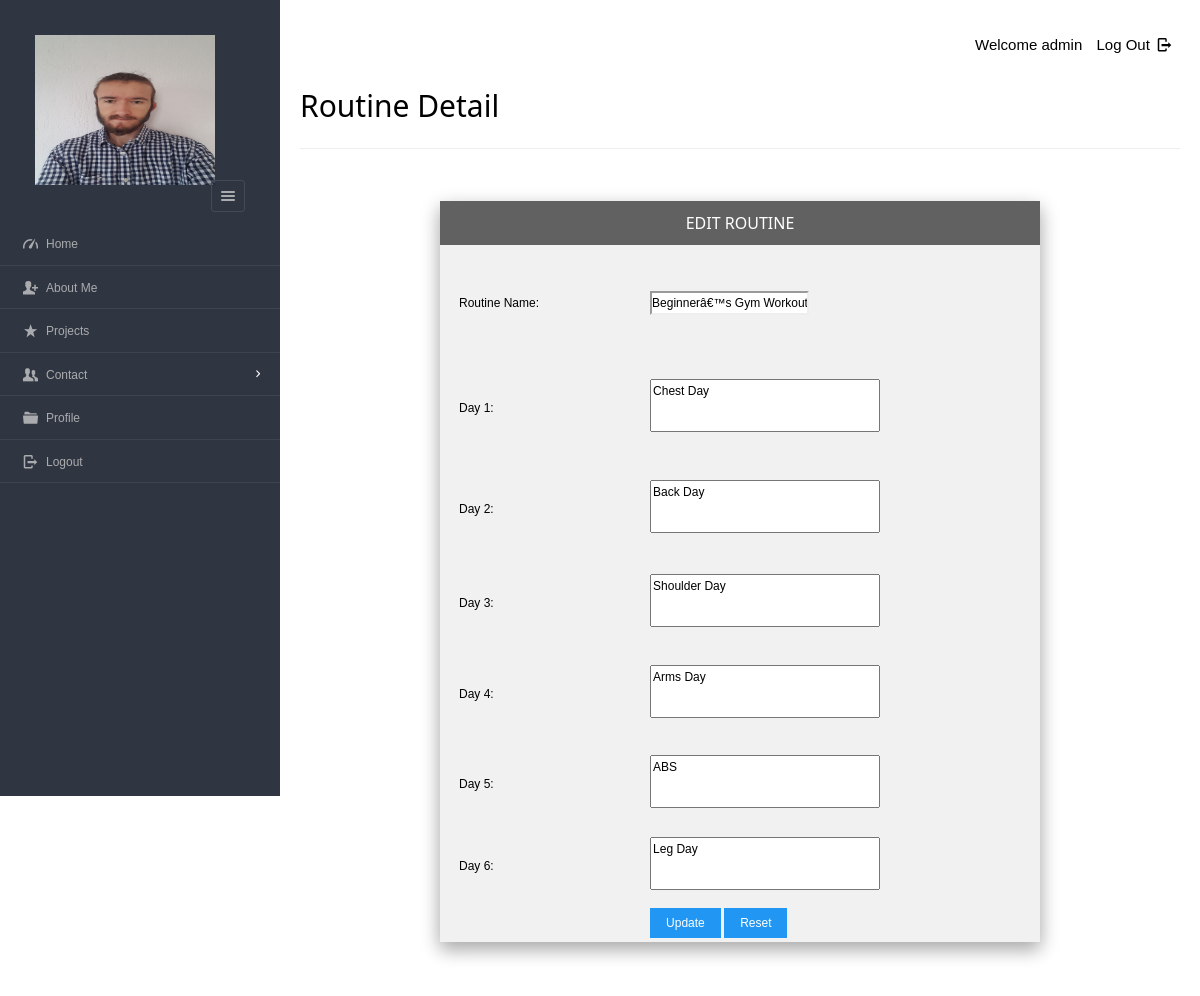
/dashboard/admin/editdetailroutine.php?id=1 (signed in), run on the app's committed database.
### tables this page shows
CREATE TABLE `timetable` (
  `tid` int(12) NOT NULL,
  `tname` varchar(45) DEFAULT NULL,
  `day1` varchar(200) DEFAULT NULL,
  `day2` varchar(200) DEFAULT NULL,
  `day3` varchar(200) DEFAULT NULL,
  `day4` varchar(200) DEFAULT NULL,
  `day5` varchar(200) DEFAULT NULL,
  `day6` varchar(200) DEFAULT NULL
);

### dashboard/admin/editdetailroutine.php (the view, shortened to what this page needs)
<?php
require '../../include/db_conn.php';
?>
<!DOCTYPE html>
<html lang="en">
<head>
    <link rel="stylesheet" href="../../css/style.css"  id="style-resource-5">
    <link rel="stylesheet" href="../../css/dashMain.css">
    <link rel="stylesheet" type="text/css" href="../../css/entypo.css">
	<link href="a1style.css" rel="stylesheet" type="text/css">
</head>
     <body class="page-body  page-fade" onload="collapseSidebar()">
    	<div class="page-container sidebar-collapsed" id="navbarcollapse">
		<div class="sidebar-menu">
			<header class="logo-env">
			<div class="logo">
				<a href="#">
					<img src="../../images/logo.png" alt="" width="192" height="80" />
				</a>
			</div>
					<div class="sidebar-collapse" onclick="collapseSidebar()">
				<a href="#" class="sidebar-collapse-icon with-animation">
					<i class="entypo-menu"></i>
				</a>
			</div>
			</header>
    		<?php include('nav.php'); ?>
    	</div>
    		<div class="main-content">
				<div class="row">
					<div class="col-md-6 col-sm-8 clearfix">
					</div>
					<div class="col-md-6 col-sm-4 clearfix hidden-xs">
						<ul class="list-inline links-list pull-right">
							<li>Welcome <?php echo $_SESSION['full_name']; ?>
							</li>
							<li>
								<a href="logout.php">
									Log Out <i class="entypo-logout right"></i>
								</a>
							</li>
						</ul>
					</div>
				</div>
				<h2>Routine Detail</h2>
				<hr/>
		<?php
		$id=$_GET['id'];
		$sql="Select * from timetable t Where t.tid=$id";
		$res=mysqli_query($con, $sql);
					 if($res){
						      	$row=mysqli_fetch_array($res,MYSQLI_ASSOC);
						      }
		?>
			<div class="a1-container a1-small a1-padding-32" style="margin-top:2px; margin-bottom:2px;">
        <div class="a1-card-8 a1-light-gray" style="width:600px; margin:0 auto;">
		<div class="a1-container a1-dark-gray a1-center">
        	<h6>EDIT ROUTINE</h6>
        </div>
       <form id="form1" name="form1" method="post" class="a1-container" action="updateroutine.php">
		<table width="619" height="673" border="0" align="center">
			<tr>
				<td><input type="hidden" name='tid' value='<?php echo $id?>'></td>
			</tr>
  <tr>
  	<td width='186' height='103'>Routine Name:</td>
    <td height="87" colspan="2"><input type="text" name='routinename' value='<?php echo $row['tname'] ?>'></td>
    </tr>
  <tr>
    <td width="186" height="103">Day 1:</td>
    <td width="417"><textarea style="resize:none; margin: 0px; width: 230px; height: 53px;" name="day1" id="boxxe" ><?php echo $row['day1'] ?></textarea></td>
  </tr>
  <tr>
    <td height="96">Day 2:</td>
    <td><textarea style="resize:none; margin: 0px; width: 230px; height: 53px;" name="day2" id="boxxe" ><?php echo $row['day2'] ?></textarea></td>
  </tr>
  <tr>
    <td height="87">Day 3:</td>
    <td><textarea style="resize:none; margin: 0px; width: 230px; height: 53px;"  name="day3" id="boxxe" ><?php echo $row['day3'] ?></textarea></td>
  </tr>
  <tr>
    <td height="92">Day 4:</td>
    <td><textarea style="resize:none; margin: 0px; width: 230px; height: 53px;"  name="day4" id="boxxe" ><?php echo $row['day4'] ?></textarea></td>
  </tr>
  <tr>
    <td height="84">Day 5:</td>
    <td><textarea style="resize:none; margin: 0px; width: 230px; height: 53px;"  name="day5" id="boxxe" ><?php echo $row['day5'] ?></textarea></td>
  </tr>
  <tr>
    <td height="75">Day 6:</td>
    <td><textarea style="resize:none; margin: 0px; width: 230px; height: 53px;"  name="day6" id="boxxe" ><?php echo $row['day6'] ?></textarea></td>
  </tr>
  <tr>
               <td height="35">&nbsp;</td>
               <td height="35">
			  <input class="a1-btn a1-blue" type="submit" name="submit" id="submit" value="Update">
                 <input class="a1-btn a1-blue" type="reset" name="reset" id="reset" value="Reset"></td>
             </tr>
        </table>
    </form></div>
    </div>
    	</div>
    </body>
</html>

### css/style.css (style rules this page uses)
html { font-size: 62.5%; font-family: sans-serif; }
div { display: block; }
body { font-family: "Noto Sans", sans-serif, "Helvetica Neue", Helvetica, Arial, sans-serif; font-size: 12px; line-height: 1.428571429; display: block; margin: 0; }
*, *:before, *:after { box-sizing: border-box; }
a { text-decoration: none; background: transparent; }
img { vertical-align: middle; }
img { border: 0; }
.logo img { width: 220px; height: 200px; }
input, button, select, textarea { font-family: inherit; font-size: inherit; line-height: inherit; }
button, input { line-height: normal; }
button, input, select, textarea { font-family: inherit; font-size: 100%; margin: 0; }
input:not([type]), input[type="email" i], input[type="number" i], input[type="password" i], input[type="tel" i], input[type="url" i], input[type="text" i] { padding: 1px 0px; }
input { background-color: white; cursor: text; padding: 1px; border-width: 2px; border-style: inset; border-color: initial; border-image: initial; }
input, textarea, select, button { text-rendering: auto; color: initial; letter-spacing: normal; word-spacing: normal; text-transform: none; text-indent: 0px; text-shadow: none; display: inline-block; text-align: start; margin: 0em; font: 400 13.3333px Arial; }
button, html input[type="button"], input[type="reset"], input[type="submit"] { cursor: pointer; }
a { color: #373e4a; text-decoration: none; }
a { background: transparent; }
a { color: #373e4a; }
.page-container { position: relative; padding-left: 280px; }
.page-container .sidebar-menu { position: absolute; width: 280px; top: 0; left: 0; bottom: 0; background: #303641; color: #aaabae; z-index: 1; min-height: 796px; box-sizing: border-box; }
.page-container .sidebar-menu .logo-env { width: 100%; padding: 35px; padding-bottom: 10px; box-sizing: border-box; }
.page-container .sidebar-menu .logo-env:before, .page-container .sidebar-menu .logo-env:after { content: " "; display: table; }
.page-container .sidebar-menu .logo-env > div { display: block; vertical-align: middle; white-space: nowrap; float: left; }
.page-container .sidebar-menu .logo-env > div > a { display: inline-block; color: #aaabae; }
.page-container .sidebar-menu .logo-env > div.sidebar-collapse, .page-container .sidebar-menu .logo-env > div.sidebar-mobile-menu { position: relative; float: right; }
.page-container .sidebar-menu .logo-env > div.sidebar-collapse a, .page-container .sidebar-menu .logo-env > div.sidebar-mobile-menu a { display: inline-block; border: 1px solid #454a54; text-align: center; padding: 0; line-height: 1; font-size: 20px; font-weight: 300; padding: 5px 2px; background-clip: padding-box; border-radius: 3px; transition: all 200ms ease-in-out; }
.page-container .sidebar-menu .logo-env .logo img { width: 180px; height: 150px; }
.page-container .sidebar-menu .logo-env:after { clear: both; }
ul, ol { margin-top: 0; margin-bottom: 8.5px; }
ul, menu, dir { display: block; list-style-type: disc; }
li { display: list-item; }
i, cite, em, var, address, dfn { font-style: italic; }

### css/entypo.css (style rules this page uses)
[class^="entypo-"]:before, [class*=" entypo-"]:before { font-family: "entypo"; font-style: normal; font-weight: normal; speak: none; display: inline-block; text-decoration: inherit; width: 1em; margin-right: .2em; text-align: center; font-variant: normal; text-transform: none; line-height: 1em; margin-left: .2em; }
.entypo-menu:before { content: '\e811'; }
.entypo-logout:before { content: '\e85d'; }

### data on the page
timetable: routinename "Beginnerâ€™s Gym Workout", day1 "Chest Day", day2 "Back Day", day3 "Shoulder Day", day4 "Arms Day", day5 "ABS", day6 "Leg Day"

### other printed values
$_SESSION['full_name'] "admin"
